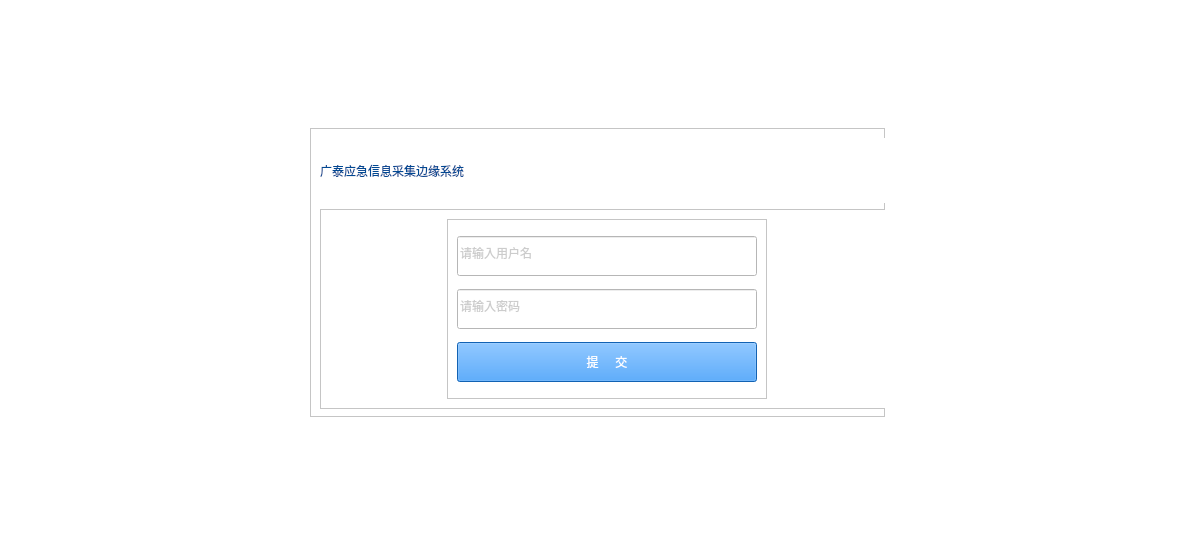
<?xml version="1.0" encoding="UTF-8"?>
<ui version="4.0">
 <class>loginwidget</class>
 <widget class="QWidget" name="loginwidget">
  <property name="geometry">
   <rect>
    <x>0</x>
    <y>0</y>
    <width>1196</width>
    <height>545</height>
   </rect>
  </property>
  <property name="sizePolicy">
   <sizepolicy hsizetype="Expanding" vsizetype="Expanding">
    <horstretch>0</horstretch>
    <verstretch>0</verstretch>
   </sizepolicy>
  </property>
  <property name="windowTitle">
   <string>Form</string>
  </property>
  <property name="layoutDirection">
   <enum>Qt::LeftToRight</enum>
  </property>
  <property name="styleSheet">
   <string notr="true">background-color:rgb(255, 255, 255)</string>
  </property>
  <layout class="QVBoxLayout" name="verticalLayout_3">
   <item alignment="Qt::AlignHCenter|Qt::AlignVCenter">
    <widget class="QFrame" name="frame">
     <property name="sizePolicy">
      <sizepolicy hsizetype="Expanding" vsizetype="Expanding">
       <horstretch>0</horstretch>
       <verstretch>0</verstretch>
      </sizepolicy>
     </property>
     <property name="minimumSize">
      <size>
       <width>575</width>
       <height>289</height>
      </size>
     </property>
     <property name="maximumSize">
      <size>
       <width>575</width>
       <height>289</height>
      </size>
     </property>
     <property name="layoutDirection">
      <enum>Qt::LeftToRight</enum>
     </property>
     <property name="frameShape">
      <enum>QFrame::StyledPanel</enum>
     </property>
     <property name="frameShadow">
      <enum>QFrame::Raised</enum>
     </property>
     <layout class="QVBoxLayout" name="verticalLayout_2">
      <item>
       <widget class="QLabel" name="label">
        <property name="minimumSize">
         <size>
          <width>567</width>
          <height>65</height>
         </size>
        </property>
        <property name="maximumSize">
         <size>
          <width>567</width>
          <height>65</height>
         </size>
        </property>
        <property name="styleSheet">
         <string notr="true">font: 700 35pt &quot;Microsoft YaHei UI&quot;;
color:rgb(0, 73, 147);</string>
        </property>
        <property name="text">
         <string>广泰应急信息采集边缘系统</string>
        </property>
       </widget>
      </item>
      <item>
       <widget class="QFrame" name="frame_3">
        <property name="minimumSize">
         <size>
          <width>575</width>
          <height>200</height>
         </size>
        </property>
        <property name="frameShape">
         <enum>QFrame::StyledPanel</enum>
        </property>
        <property name="frameShadow">
         <enum>QFrame::Raised</enum>
        </property>
        <layout class="QHBoxLayout" name="horizontalLayout">
         <item alignment="Qt::AlignHCenter">
          <widget class="QFrame" name="frame_2">
           <property name="frameShape">
            <enum>QFrame::StyledPanel</enum>
           </property>
           <property name="frameShadow">
            <enum>QFrame::Raised</enum>
           </property>
           <layout class="QVBoxLayout" name="verticalLayout">
            <item>
             <widget class="QLineEdit" name="lineEdit">
              <property name="sizePolicy">
               <sizepolicy hsizetype="Preferred" vsizetype="Preferred">
                <horstretch>0</horstretch>
                <verstretch>0</verstretch>
               </sizepolicy>
              </property>
              <property name="minimumSize">
               <size>
                <width>300</width>
                <height>40</height>
               </size>
              </property>
              <property name="maximumSize">
               <size>
                <width>300</width>
                <height>40</height>
               </size>
              </property>
              <property name="styleSheet">
               <string notr="true">color:rgb(204, 204, 204);
font: 10pt &quot;Microsoft YaHei UI&quot;;</string>
              </property>
              <property name="text">
               <string>请输入用户名</string>
              </property>
             </widget>
            </item>
            <item>
             <widget class="QLineEdit" name="lineEdit_2">
              <property name="minimumSize">
               <size>
                <width>300</width>
                <height>40</height>
               </size>
              </property>
              <property name="maximumSize">
               <size>
                <width>300</width>
                <height>40</height>
               </size>
              </property>
              <property name="styleSheet">
               <string notr="true">color:rgb(204, 204, 204);
font: 10pt &quot;Microsoft YaHei UI&quot;;</string>
              </property>
              <property name="text">
               <string>请输入密码</string>
              </property>
             </widget>
            </item>
            <item>
             <widget class="QPushButton" name="pushButton">
              <property name="minimumSize">
               <size>
                <width>300</width>
                <height>40</height>
               </size>
              </property>
              <property name="maximumSize">
               <size>
                <width>300</width>
                <height>40</height>
               </size>
              </property>
              <property name="styleSheet">
               <string notr="true">color:rgb(255, 255, 255);
background-color:rgb(25, 137, 250);</string>
              </property>
              <property name="text">
               <string>提     交</string>
              </property>
             </widget>
            </item>
           </layout>
          </widget>
         </item>
        </layout>
       </widget>
      </item>
     </layout>
    </widget>
   </item>
  </layout>
 </widget>
 <resources/>
 <connections/>
</ui>
